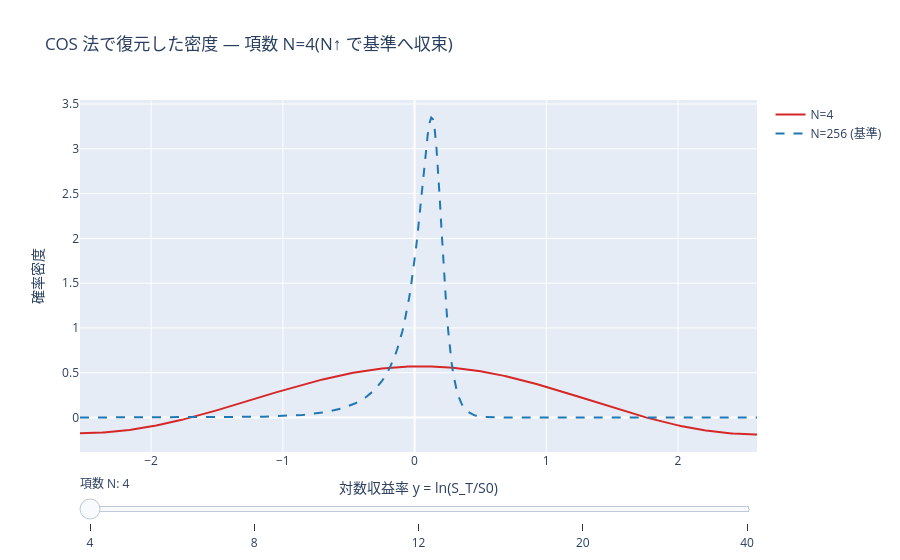

The cell this chart's notebook holds for it:
### Code cell
# COS の項数 N に対する密度収束（少数項で十分・低 N は Gibbs 振動）
pv.plotly_cos_density_convergence().show()

### Figure 1 — Plotly figure (JSON) as saved in the notebook; plotly's stock layout.template omitted (floating-point values rounded to 4 significant figures; data arrays with more than 128 entries replaced by an {"elided": "..."} marker saying what was removed)
{"data": [{"line": {"color": "#d62728", "width": 2}, "mode": "lines", "name": "N=4", "type": "scatter", "visible": true, "x": {"elided": "400 float values"}, "y": {"elided": "400 float values"}}, {"line": {"color": "#d62728", "width": 2}, "mode": "lines", "name": "N=8", "type": "scatter", "visible": false, "x": {"elided": "400 float values"}, "y": {"elided": "400 float values"}}, {"line": {"color": "#d62728", "width": 2}, "mode": "lines", "name": "N=12", "type": "scatter", "visible": false, "x": {"elided": "400 float values"}, "y": {"elided": "400 float values"}}, {"line": {"color": "#d62728", "width": 2}, "mode": "lines", "name": "N=20", "type": "scatter", "visible": false, "x": {"elided": "400 float values"}, "y": {"elided": "400 float values"}}, {"line": {"color": "#d62728", "width": 2}, "mode": "lines", "name": "N=40", "type": "scatter", "visible": false, "x": {"elided": "400 float values"}, "y": {"elided": "400 float values"}}, {"line": {"color": "#1f77b4", "dash": "dash"}, "mode": "lines", "name": "N=256 (基準)", "type": "scatter", "x": {"elided": "400 float values"}, "y": {"elided": "400 float values"}}], "layout": {"sliders": [{"active": 0, "currentvalue": {"prefix": "項数 N: "}, "steps": [{"args": [{"visible": [true, false, false, false, false, true]}, {"title.text": "COS 法で復元した密度 — 項数 N=4(N↑ で基準へ収束)"}], "label": "4", "method": "update"}, {"args": [{"visible": [false, true, false, false, false, true]}, {"title.text": "COS 法で復元した密度 — 項数 N=8(N↑ で基準へ収束)"}], "label": "8", "method": "update"}, {"args": [{"visible": [false, false, true, false, false, true]}, {"title.text": "COS 法で復元した密度 — 項数 N=12(N↑ で基準へ収束)"}], "label": "12", "method": "update"}, {"args": [{"visible": [false, false, false, true, false, true]}, {"title.text": "COS 法で復元した密度 — 項数 N=20(N↑ で基準へ収束)"}], "label": "20", "method": "update"}, {"args": [{"visible": [false, false, false, false, true, true]}, {"title.text": "COS 法で復元した密度 — 項数 N=40(N↑ で基準へ収束)"}], "label": "40", "method": "update"}]}], "title": {"text": "COS 法で復元した密度 — 項数 N=4(N↑ で基準へ収束)"}, "xaxis": {"title": {"text": "対数収益率 y = ln(S_T/S0)"}}, "yaxis": {"title": {"text": "確率密度"}}}}
